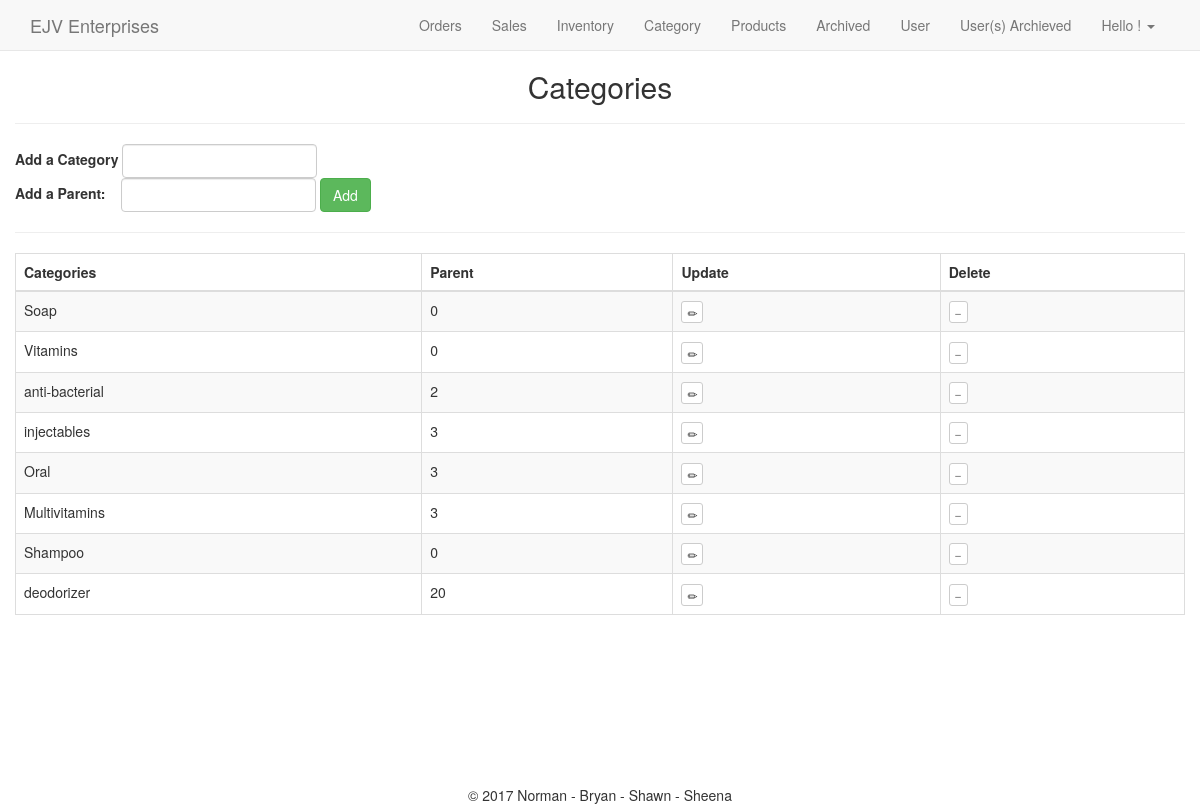
The app's page /admin/categories.php with its own data.
### tables this page shows
CREATE TABLE IF NOT EXISTS `categories` (
  `id` int(11) NOT NULL AUTO_INCREMENT,
  `category` varchar(500) NOT NULL,
  `parent` int(11) NOT NULL DEFAULT '0',
  PRIMARY KEY (`id`)
);

### admin/categories.php (the view, shortened to what this page needs)
<?php
require_once '../core/init.php';
include 'includes/head.php';
include 'includes/navigation.php';
$sql = "SELECT * FROM categories ORDER BY id";
$result = $db->query($sql);
?>
<h2 class="text-center">Categories</h2><hr>
<div>
<form class="form-inline" action="categories.php<?=((isset($_GET['edit']))?'?edit='.$edit_id:'');?>" method="post">
<?php
$value = '';
$value1 = '';
	?>
	<div class="form-group">
		<label for="categories"><?=((isset($_GET['edit']))?'Edit ':'Add a ');?>Category</label>
		<input type="text" name="categories" id="categories" class="form-control" value="<?=$value;?>"><br>
		<label for="parent"><?=((isset($_GET['edit']))?'Edit ':'Add a ');?>Parent:&nbsp;&nbsp;&nbsp;</label>
		<input type="text" name="parent" id="parent" class="form-control" value="<?=$value1;?>">
		<input type="submit" name="add_submit" value="<?=((isset($_GET['edit']))?'Edit ':'Add ');?>" class="btn btn-success">
	</div>
</form>
</div><hr>
<table id="tab" class="table table-bordered table-striped">
<thead>
	<th>Categories</th><th>Parent</th><th>Update</th><th>Delete</th>
</thead>
<tbody>
<?php while($category = mysqli_fetch_assoc($result)): ?>
	<tr>
	<td><?php echo $category['category']; ?></td>
	<td><?php echo $category['parent']; ?></td>
<td><a href="categories.php?edit=<?php echo $category['id']; ?>" class="btn btn-xs btn-default"><span class="glyphicon glyphicon-pencil"></span></a></td>
	<td><a href="categories.php?delete=<?php echo $category['id']; ?>" class="btn btn-xs btn-default"><span class="glyphicon glyphicon-minus"></span></a></td>
	</tr>
<?php endwhile; ?>
</tbody>
</table>
<?php
include 'includes/footer.php';
?>

### css/main.css (style rules this page uses)
body { padding-top:50px; }

### records on screen
categories: category "Soap", parent "0"
categories: category "Vitamins", parent "0"
categories: category "anti-bacterial", parent "2"
categories: category "injectables", parent "3"
categories: category "Oral", parent "3"
categories: category "Multivitamins", parent "3"
categories: category "Shampoo", parent "0"
categories: category "deodorizer", parent "20"
